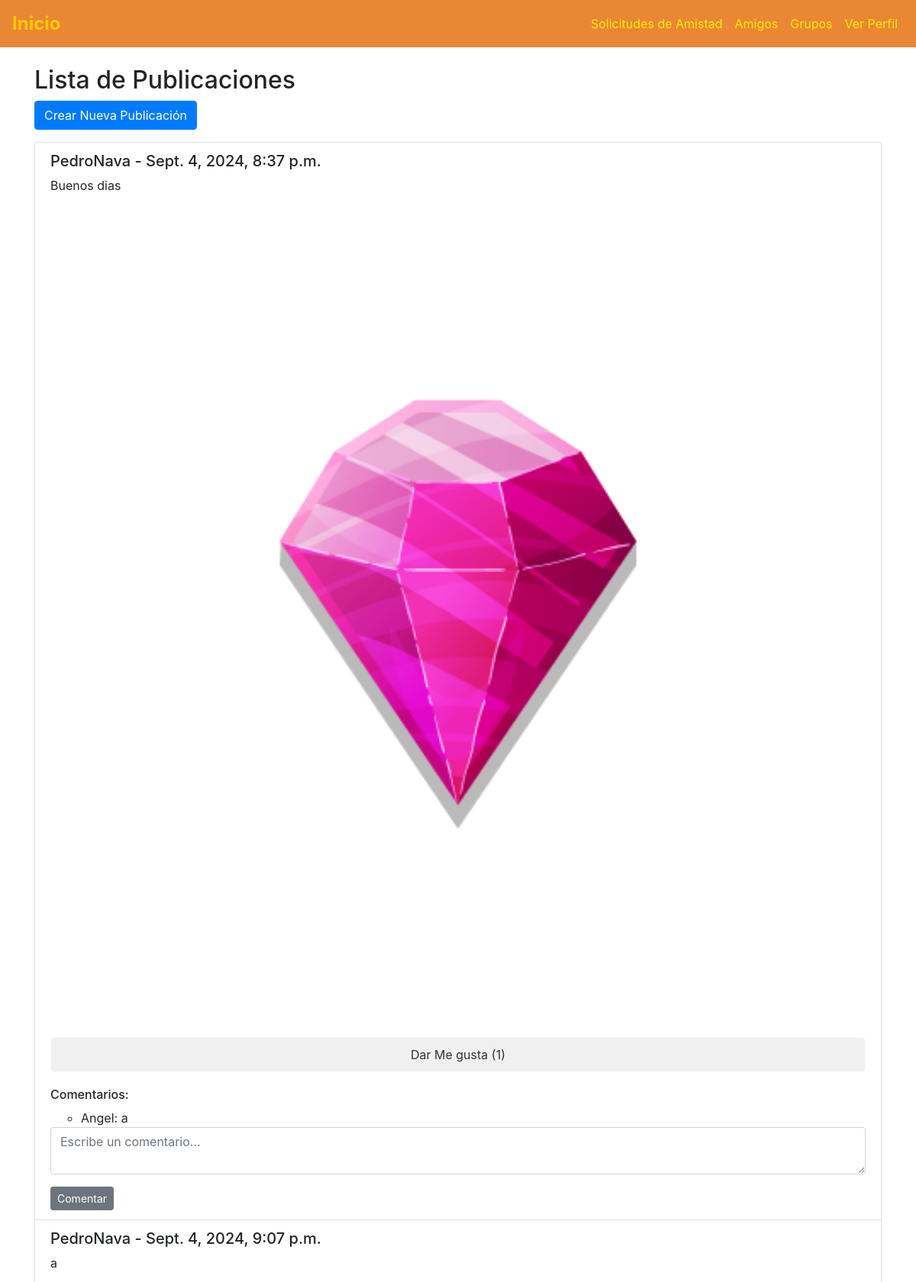
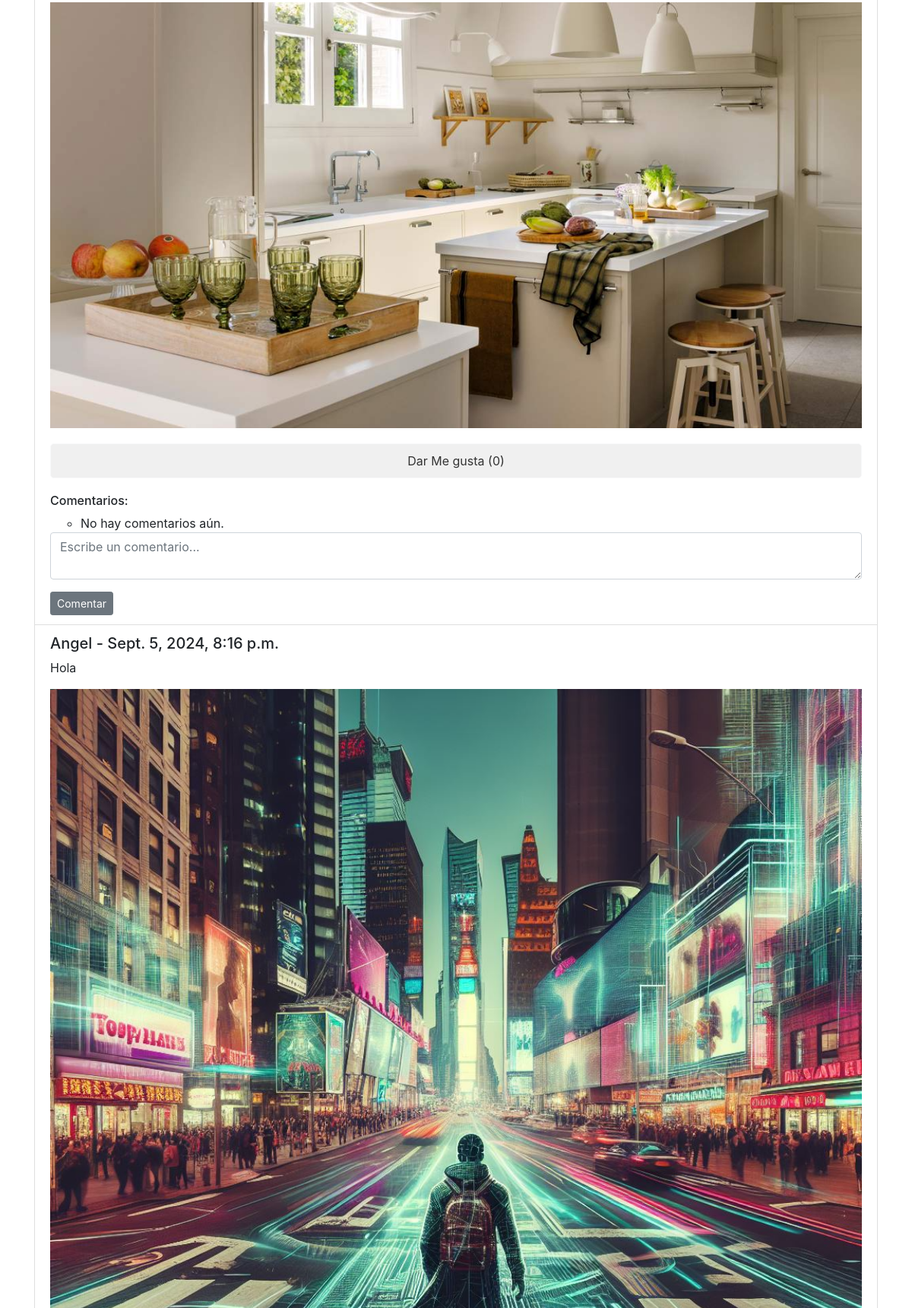
The app's page /inicio/publicaciones/ (signed in, upper part) with its own data (2 pictures, top to bottom).
### inicio/models.py (models this page shows, shortened)
class Publicacion(models.Model):
    autor = models.ForeignKey(settings.AUTH_USER_MODEL, on_delete=models.CASCADE)  # Usuario autor de la publicación
    contenido = models.TextField()  # Contenido de la publicación
    fecha_publicacion = models.DateTimeField(auto_now_add=True)  # Fecha en que se creó la publicación
    imagen = models.ImageField(upload_to='publicaciones/', blank=True, null=True)  # Imagen opcional en la publicación
    likes = models.ManyToManyField(settings.AUTH_USER_MODEL, related_name='publicaciones_liked', blank=True)
    map_url = models.URLField(blank=True, null=True)  # Nuevo campo para la URL de Google Maps

class Usuario(AbstractBaseUser, PermissionsMixin):
    email = models.EmailField(unique=True)  # Email único para el usuario
    nombres = models.CharField(max_length=100)  # Nombres del usuario
    nombre_usuario = models.CharField(max_length=100, unique=True)  # Nombre de usuario único
    is_staff = models.BooleanField(default=False)  # Permite acceso al admin
    is_active = models.BooleanField(default=True)  # Marca si el usuario está activo
    last_login = models.DateTimeField(null=True, blank=True)  # Fecha del último inicio de sesión
    groups = models.ManyToManyField(
        'auth.Group',
        related_name='%(class)s_set',  # `related_name` único para este modelo
        blank=True,
        help_text='The groups this user belongs to.',
        verbose_name='groups'
    )
    user_permissions = models.ManyToManyField(
        'auth.Permission',
        related_name='%(class)s_permissions',  # `related_name` único para este modelo
        blank=True,
        help_text='Specific permissions for this user.',
        verbose_name='user permissions'
    )
    objects = UsuarioManager()  # Asigna el manager personalizado
    USERNAME_FIELD = 'email'  # Campo utilizado para el inicio de sesión
    REQUIRED_FIELDS = ['nombres', 'nombre_usuario']  # Campos requeridos al crear un superusuario

class Comentario(models.Model):
    publicacion = models.ForeignKey(Publicacion, related_name='comentarios', on_delete=models.CASCADE)  # Publicación a la que pertenece el comentario
    autor = models.ForeignKey(settings.AUTH_USER_MODEL, on_delete=models.CASCADE)  # Usuario que hizo el comentario
    contenido = models.TextField()  # Contenido del comentario
    fecha_comentario = models.DateTimeField(auto_now_add=True)  # Fecha en que se creó el comentario

### inicio/views.py (the view)
# urls.py: path('publicaciones/', views.lista_publicaciones, name='lista_publicaciones'),
@login_required
def lista_publicaciones(request):
    publicaciones = Publicacion.objects.all()  # Obtiene todas las publicaciones
    return render(request, 'publicaciones/lista_publicaciones.html', {'publicaciones': publicaciones})

### inicio/templates/publicaciones/lista_publicaciones.html (shortened to what this page needs)
{% extends 'base.html' %}
{% block content %}
<div class="container mt-4">
    <h2>Lista de Publicaciones</h2>
    <a href="{% url 'crear_publicacion' %}" class="btn btn-primary mb-3">Crear Nueva Publicación</a>
    <ul class="list-group">
        {% for publicacion in publicaciones %}
        <li class="list-group-item">
            <h5>{{ publicacion.autor.nombre_usuario }} - {{ publicacion.fecha_publicacion }}</h5>
            <p>{{ publicacion.contenido }}</p>
            {% if publicacion.imagen %}
                <img src="{{ publicacion.imagen.url }}" alt="Imagen de la publicación" class="img-fluid">
            {% endif %}
            <a href="#" class="btn btn-light btn-like" data-url="{% url 'like_publicacion' publicacion.id %}">
                {% if user in publicacion.likes.all %}
                Me gusta ({{ publicacion.likes.count }})
                {% else %}
                Dar Me gusta ({{ publicacion.likes.count }})
                {% endif %}
            </a>
            <h6>Comentarios:</h6>
            <ul>
                {% for comentario in publicacion.comentarios.all %}
                <li>{{ comentario.autor.nombre_usuario }}: {{ comentario.contenido }}
                </li>
                {% empty %}
                <li>No hay comentarios aún.</li>
                {% endfor %}
            </ul>
            <form method="POST" action="{% url 'comentar_publicacion' publicacion.id %}">
                <div class="form-group">
                    <textarea class="form-control" name="contenido" rows="2" placeholder="Escribe un comentario..." required></textarea>
                </div>
                <button type="submit" class="btn btn-secondary btn-sm">Comentar</button>
            </form>
        </li>
        {% empty %}
        <li class="list-group-item">No hay publicaciones aún.</li>
        {% endfor %}
    </ul>
</div>
{% endblock %}

### inicio/templates/base.html (shortened to what this page needs)
{% load static %}
<!DOCTYPE html>
<html lang="en">
<head>
    <link href="https://stackpath.bootstrapcdn.com/bootstrap/4.5.2/css/bootstrap.min.css" rel="stylesheet">
    <link rel="stylesheet" href="{% static 'css/style.css' %}">
</head>
<body>
    <nav class="navbar navbar-expand-lg navbar-light bg-light">
        <a class="navbar-brand" href="{% url 'lista_publicaciones' %}">Inicio</a>
        <div class="collapse navbar-collapse" id="navbarNav">
            <ul class="navbar-nav ml-auto">
                <li class="nav-item">
                    <a class="nav-link" href="{% url 'solicitudes_amistad' %}">Solicitudes de Amistad</a>
                </li>
                <li class="nav-item">
                    <a class="nav-link" href="{% url 'lista_amigos' %}">Amigos</a>
                </li>
                <li>
                    <a class="nav-link" href="{% url 'grupos_usuario' %}">Grupos</a>
                </li>
                <li class="nav-item">
                    <a class="nav-link" href="{% url 'ver_perfil' usuario_id=request.user.id %}">Ver Perfil</a>
                </li>
            </ul>
        </div>
    </nav>
    {% block content %}
    {% endblock %}
</body>
</html>

### static/css/style.css (style rules this page uses)
.navbar { background-color: #ea8735 !important; }
.navbar .nav-link { color: #ffee03 !important; }
.navbar-brand { font-size: 1.5rem; font-weight: bold; color: #ffcc00 !important; }
.navbar .nav-link { padding-right: 20px; padding-left: 20px; }
.navbar-collapse { justify-content: flex-end; }
.btn-like { display: block; margin: 20px auto; }
.btn-like { background-color: #f0f0f0; color: #333; padding: 10px 20px; border-radius: 5px; text-decoration: none; }
img { width: 100%; max-width: 400px; height: auto; object-fit: cover; }

### records on screen
Publicacion: autor.nombre_usuario "PedroNava", fecha_publicacion "Sept. 4, 2024, 8:37 p.m.", contenido "Buenos dias", imagen (picture), likes.count "1"
Comentario: autor.nombre_usuario "Angel", contenido "a"
Publicacion: autor.nombre_usuario "PedroNava", fecha_publicacion "Sept. 4, 2024, 9:07 p.m.", contenido "a", imagen (picture), likes.count "0"
Publicacion: autor.nombre_usuario "Angel", fecha_publicacion "Sept. 5, 2024, 8:16 p.m.", contenido "Hola", imagen (picture)
